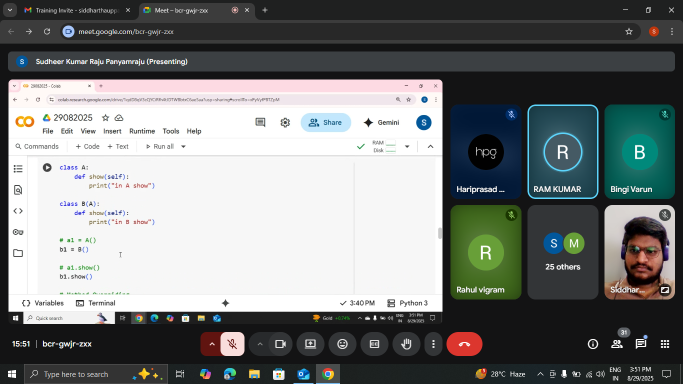
#> input picture screenshot.png, 1366 x 768 px, found by its file name (shown at 1/2 size)
$ python practice.py
#> lines starting #> are read from the running program, lines starting #| are printed output that depends on the picture
#!/usr/bin/env python
# coding: utf-8

# In[35]:


import matplotlib.pyplot as plt

# Data points
x = [1, 2, 3, 4, 5]
y = [2, 4, 6, 8, 10]

# Plotting the graph
plt.plot(x, y)

# Adding title and labels
plt.title("Basic Line Graph")
plt.xlabel("X-axis")
plt.ylabel("Y-axis")

# Show the graph
plt.show()
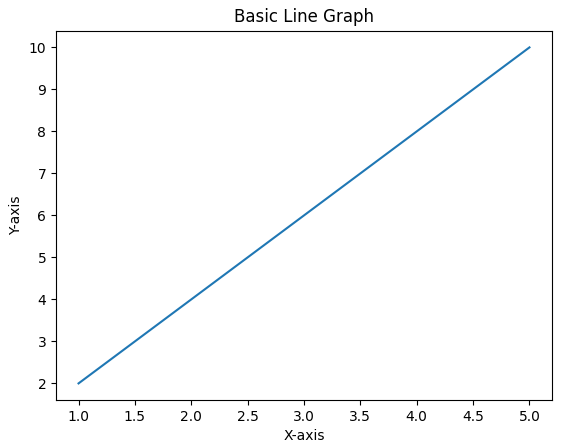
#> figure drawn by matplotlib, 1 panel


# In[36]:


import pandas as pd
import matplotlib.pyplot as plt

# Read CSV file
df = pd.read_csv("data.csv")
#> (reads data.csv from the repository)

# Print the data
print("Marks Data:\n", df)

# Plot bar chart
plt.bar(df["Name"], df["Marks"], color="skyblue")

# Add labels and title
plt.title("Students Marks")
plt.xlabel("Name")
plt.ylabel("Marks")

# Show the chart
plt.show()
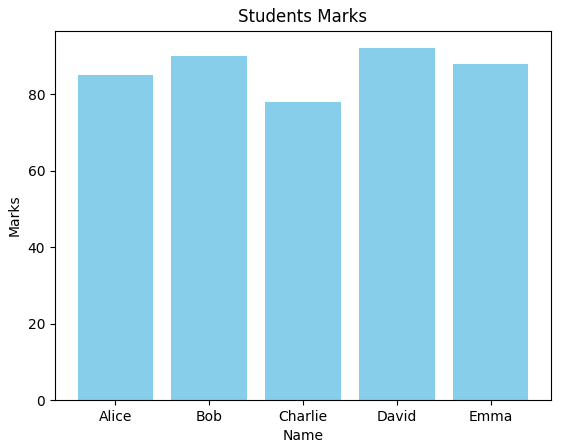
#> figure drawn by matplotlib, 1 panel; tallest bar 92 high, from x = 2.6 to 3.4


# In[37]:


import pandas as pd

# Read CSV file
ama = pd.read_csv("amazon_products.csv")
#> (reads amazon_products.csv from the repository)

print("Product data:\n",ama)


# In[38]:


print(ama.head())
print("\n",ama.head(4))


# In[39]:


print(ama.tail())
print("\n",ama.tail(3))


# In[40]:


print(ama.isnull().sum())


# In[34]:


print(ama.info())


# In[42]:


print(ama.columns)


# In[43]:


print(ama.shape)


# In[ ]:


#we can remove null values by using ".dropna()".
#to remove rows where a specific column has nulls ".dropna(subset=["colum_name"])"
#remove columns with null values "dropna(axis=1)" drops entire column if they contain null values.


# In[3]:


import numpy as np

# Create numpy arrays
arr1 = np.array([1, 2, 3, 4, 5])
arr2 = np.array([10, 20, 30, 40, 50])

print("Addition:", arr1 + arr2)
print("Subtraction:", arr2 - arr1)
print("Multiplication:", arr1 * arr2)
print("Division:", arr2 / arr1)


print("Mean of arr1:", np.mean(arr1))
print("Max of arr2:", np.max(arr2))
print("Square root of arr1:", np.sqrt(arr1))
print("Reshape arr2 (1 row, 5 cols):", arr2.reshape(1, 5))


# In[29]:


import numpy as np
#import matplotlib.pyplot as plt
from matplotlib.image import imread

# Read image as NumPy array
img = imread("screenshot.png")
#> img is the input picture: shape (768, 1366, 4) float32; mean R, G, B, A 0.476, 0.491, 0.491, 1
print("image:",img.shape)
#| image: (768, 1366, 4)


# In[52]:


import numpy as np

x = np.array([75, 82, 90, 65, 88])

avg = np.mean(x)
max = np.max(x)
print("Average:", avg)
print("Max:",max)


# In[81]:


import pandas as pd

emp = pd.read_csv("employees.csv")
#> (reads employees.csv from the repository)

print("First 5 employees:\n", emp.head())

print("\nEmployee Age and Gender:\n", emp[["Name", "Age", "Gender"]])

print("\nGender Count:\n", emp["Gender"].value_counts())

max_age=emp["Age"].max()
print("\nmax Age is:",max_age)


# In[ ]:


#> (the run stopped early here; a loop or call above may not have finished)
